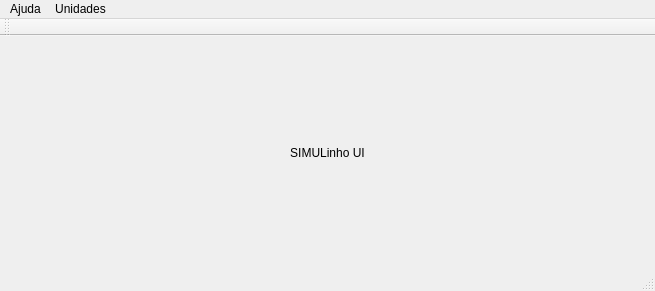
<?xml version="1.0" encoding="UTF-8"?>
<ui version="4.0">
 <class>SIMULinhoWindow</class>
 <widget class="QMainWindow" name="SIMULinhoWindow">
  <property name="geometry">
   <rect>
    <x>0</x>
    <y>0</y>
    <width>655</width>
    <height>291</height>
   </rect>
  </property>
  <property name="windowTitle">
   <string>MainWindow</string>
  </property>
  <widget class="QWidget" name="centralwidget">
   <layout class="QHBoxLayout" name="horizontalLayout">
    <item>
     <widget class="QLabel" name="label">
      <property name="text">
       <string>SIMULinho UI</string>
      </property>
      <property name="alignment">
       <set>Qt::AlignCenter</set>
      </property>
     </widget>
    </item>
   </layout>
  </widget>
  <widget class="QMenuBar" name="menubar">
   <property name="geometry">
    <rect>
     <x>0</x>
     <y>0</y>
     <width>655</width>
     <height>20</height>
    </rect>
   </property>
   <widget class="QMenu" name="menuAjuda">
    <property name="title">
     <string>Ajuda</string>
    </property>
    <addaction name="actionSobre"/>
   </widget>
   <widget class="QMenu" name="menuUnidades">
    <property name="title">
     <string>Unidades</string>
    </property>
    <addaction name="actionRegistradores"/>
    <addaction name="actionDecodificador_de_Instru_o"/>
    <addaction name="actionALU_Integer"/>
    <addaction name="actionData_Base_Control_Unit_DBCu"/>
   </widget>
   <addaction name="menuAjuda"/>
   <addaction name="menuUnidades"/>
  </widget>
  <widget class="QStatusBar" name="statusbar"/>
  <widget class="QToolBar" name="toolBar">
   <property name="windowTitle">
    <string>toolBar</string>
   </property>
   <attribute name="toolBarArea">
    <enum>TopToolBarArea</enum>
   </attribute>
   <attribute name="toolBarBreak">
    <bool>false</bool>
   </attribute>
  </widget>
  <action name="actionSobre">
   <property name="text">
    <string>Sobre</string>
   </property>
  </action>
  <action name="actionRegistradores">
   <property name="text">
    <string>Registradores</string>
   </property>
  </action>
  <action name="actionDecodificador_de_Instru_o">
   <property name="text">
    <string>Decodificador de Instrução</string>
   </property>
  </action>
  <action name="actionALU_Integer">
   <property name="text">
    <string>ALU Integer</string>
   </property>
  </action>
  <action name="actionData_Base_Control_Unit_DBCu">
   <property name="text">
    <string>Data Base Control Unit (DBCu)</string>
   </property>
  </action>
 </widget>
 <resources/>
 <connections/>
</ui>
